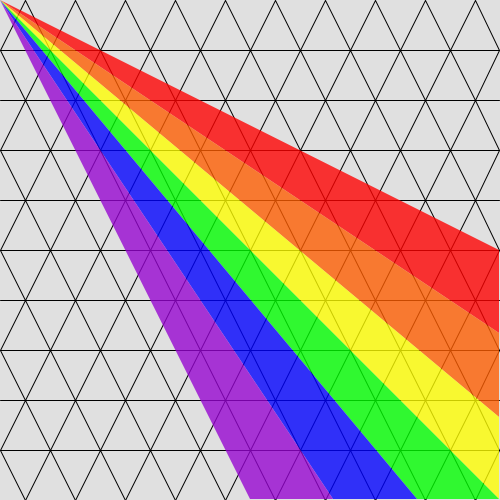
Frame 1 (no input)
Frame 60 (the mouse pressed at the canvas centre just before this capture): identical to frame 1, image omitted
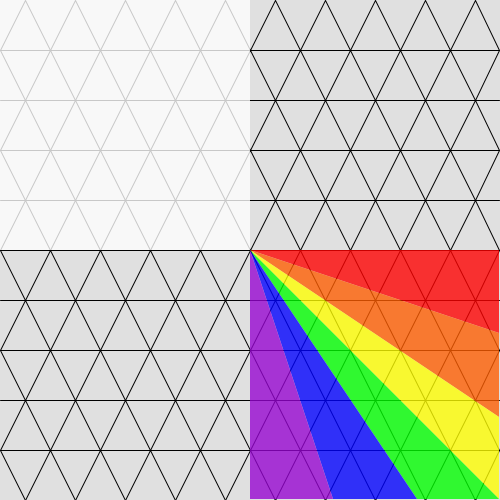
Frame 120 (the mouse held since frame 60 and released just before this capture)

The Processing sketch that drew these frames (run headless with seeded random() and noise(); from frame 60 on, the mouse is pressed at the canvas centre):

// Processing sketch: processing_11801
// ── processing_11801.pde

void setup()  {
  size(500,500); //set the size of the window
  smooth();
}

void draw ()  {
  //draw a grey background
  background (224);
  
  //draw triangles onto background
  stroke(0);
  noFill();
  triangle(0,50,25,0,50,50);
  triangle(50,50,75,0,100,50);
  triangle(100,50,125,0,150,50);
  triangle(150,50,175,0,200,50);
  triangle(200,50,225,0,250,50);
  triangle(250,50,275,0,300,50);
  triangle(300,50,325,0,350,50);
  triangle(350,50,375,0,400,50);
  triangle(400,50,425,0,450,50);
  triangle(450,50,475,0,499,50);//end row 1
  line(0,50,25,100);
  line(0,100,50,100);
  triangle(25,100,50,50,75,100);
  triangle(75,100,100,50,125,100);
  triangle(125,100,150,50,175,100);
  triangle(175,100,200,50,225,100);
  triangle(225,100,250,50,275,100);
  triangle(275,100,300,50,325,100);
  triangle(325,100,350,50,375,100);
  triangle(375,100,400,50,425,100);
  triangle(425,100,450,50,475,100);
  line(499,50,475,100);
  line(475,100,499,100);//end row 2
  triangle(0,150,25,100,50,150);
  triangle(50,150,75,100,100,150);
  triangle(100,150,125,100,150,150);
  triangle(150,150,175,100,200,150);
  triangle(200,150,225,100,250,150);
  triangle(250,150,275,100,300,150);
  triangle(300,150,325,100,350,150);
  triangle(350,150,375,100,400,150);
  triangle(400,150,425,100,450,150);
  triangle(450,150,475,100,499,150);//end row 3
  line(0,150,25,200);
  line(0,200,25,200);
  triangle(25,200,50,150,75,200);
  triangle(75,200,100,150,125,200);
  triangle(125,200,150,150,175,200);
  triangle(175,200,200,150,225,200);
  triangle(225,200,250,150,275,200);
  triangle(275,200,300,150,325,200);
  triangle(325,200,350,150,375,200);
  triangle(375,200,400,150,425,200);
  triangle(425,200,450,150,475,200);
  line(499,150,475,200);
  line(475,200,499,200); //end row 4
  triangle(0,250,25,200,50,250);
  triangle(50,250,75,200,100,250);
  triangle(100,250,125,200,150,250);
  triangle(150,250,175,200,200,250);
  triangle(200,250,225,200,250,250);
  triangle(250,250,275,200,300,250);
  triangle(300,250,325,200,350,250);
  triangle(350,250,375,200,400,250);
  triangle(400,250,425,200,450,250);
  triangle(450,250,475,200,499,250); //end row 5
  line(0,250,25,300);
  line(0,300,25,300);
  triangle(25,300,50,250,75,300);
  triangle(75,300,100,250,125,300);
  triangle(125,300,150,250,175,300);
  triangle(175,300,200,250,225,300);
  triangle(225,300,250,250,275,300);
  triangle(275,300,300,250,325,300);
  triangle(325,300,350,250,375,300);
  triangle(375,300,400,250,425,300);
  triangle(425,300,450,250,475,300);
  line(499,250,475,300);
  line(475,300,499,300); //end row 6
  triangle(0,350,25,300,50,350);
  triangle(50,350,75,300,100,350);
  triangle(100,350,125,300,150,350);
  triangle(150,350,175,300,200,350);
  triangle(200,350,225,300,250,350);
  triangle(250,350,275,300,300,350);
  triangle(300,350,325,300,350,350);
  triangle(350,350,375,300,400,350);
  triangle(400,350,425,300,450,350);
  triangle(450,350,475,300,499,350); //end row 7
  line(0,350,25,400);
  line(0,400,25,400);
  triangle(25,400,50,350,75,400);
  triangle(75,400,100,350,125,400);
  triangle(125,400,150,350,175,400);
  triangle(175,400,200,350,225,400);
  triangle(225,400,250,350,275,400);
  triangle(275,400,300,350,325,400);
  triangle(325,400,350,350,375,400);
  triangle(375,400,400,350,425,400);
  triangle(425,400,450,350,475,400);
  line(499,350,475,400);
  line(475,400,499,400); //end row 8
  triangle(0,450,25,400,50,450);
  triangle(50,450,75,400,100,450);
  triangle(100,450,125,400,150,450);
  triangle(150,450,175,400,200,450);
  triangle(200,450,225,400,250,450);
  triangle(250,450,275,400,300,450);
  triangle(300,450,325,400,350,450);
  triangle(350,450,375,400,400,450);
  triangle(400,450,425,400,450,450);
  triangle(450,450,475,400,499,450); //end row 9
    line(0,450,25,500);
  line(0,500,25,500);
  triangle(25,500,50,450,75,500);
  triangle(75,500,100,450,125,500);
  triangle(125,500,150,450,175,500);
  triangle(175,500,200,450,225,500);
  triangle(225,500,250,450,275,500);
  triangle(275,500,300,450,325,500);
  triangle(325,500,350,450,375,500);
  triangle(375,500,400,450,425,500);
  triangle(425,500,450,450,475,500);
  line(499,450,475,500);
  line(475,500,499,500); //end row 10
  
  //begin white stripe
  fill(255,255,255,200);
  noStroke();
  beginShape();
  vertex(250,0);
  vertex(mouseX,mouseY);
  vertex(0,250);
  vertex(0,0);
  endShape(CLOSE);
  //end white stripe
  noStroke();
  fill(255,0,0,200); //begin red stripe
  beginShape();
  vertex(499,250);
  vertex(mouseX,mouseY);
  vertex(499,333);
  vertex(499,499);
  endShape(CLOSE); //end red stripe
  fill(255,93,0,200); //begin orange stripe
  beginShape();
  vertex(499,333);
  vertex(mouseX,mouseY);
  vertex(499,417);
  vertex(499,499);
  endShape(CLOSE); //end orange stripe
  fill(255,255,0,200); //begin yellow stripe
  beginShape();
  vertex(499,417);
  vertex(mouseX,mouseY);
  vertex(499,499);
  endShape(CLOSE); //end yellow stripe
  fill(0,255,0,200); //begin green stripe
  beginShape();
  vertex(499,499);
  vertex(mouseX,mouseY);
  vertex(417,499);
  endShape(CLOSE); //end green stripe
  fill(0,0,255,200); //begin blue stripe
  beginShape(); 
  vertex(499,499);
  vertex(417,499);
  vertex(mouseX,mouseY);
  vertex(333,499);
  endShape(CLOSE); //end blue stripe
  fill(150,4,209,200); // begin purple stripe
  beginShape();
  vertex(333,499);
  vertex(mouseX,mouseY);
  vertex(250,499);
  vertex(499,499);
  endShape(CLOSE); //end purple stripe
  
}
